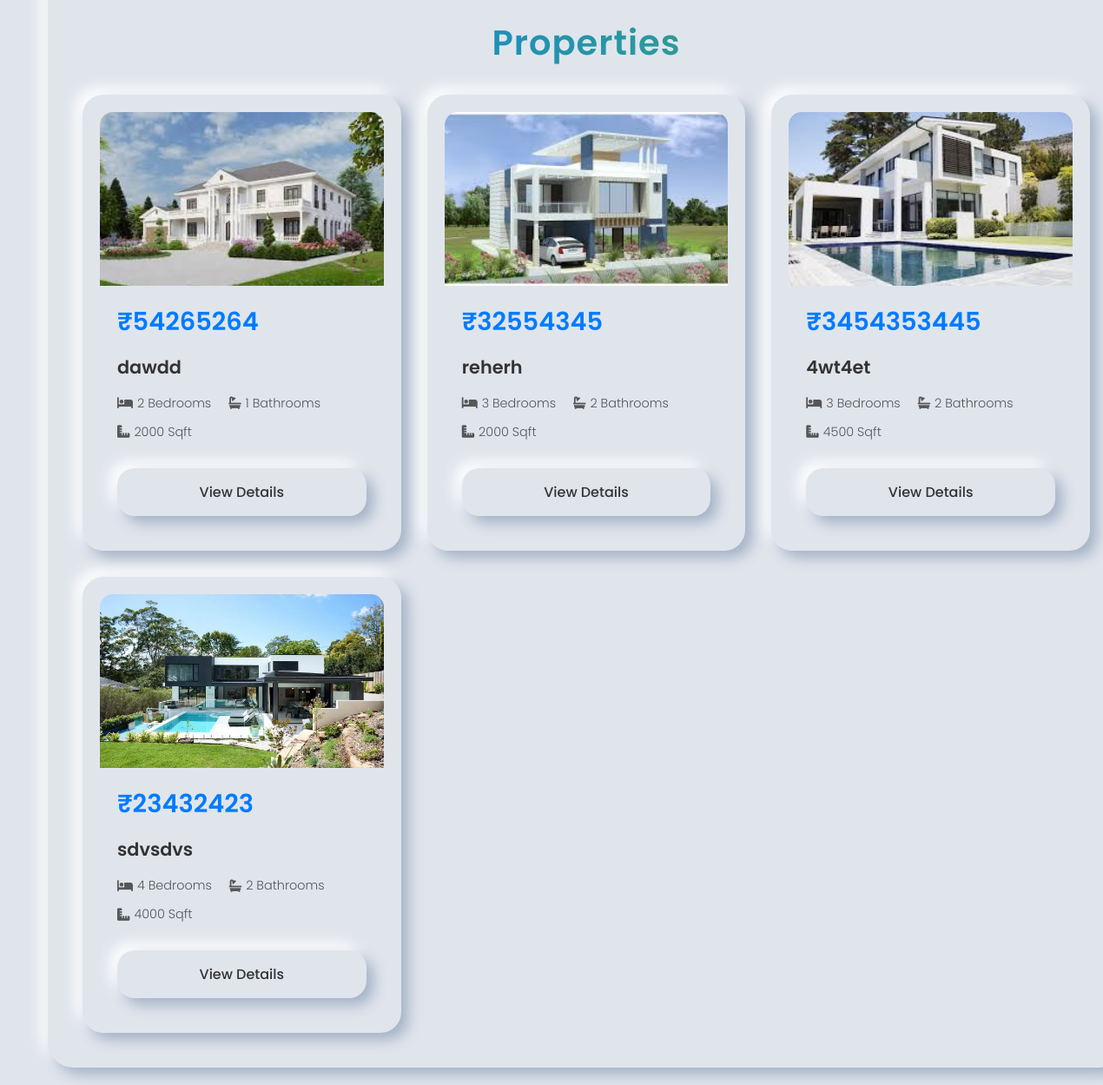
The app's page /dashboard (signed in, lower part), older data.
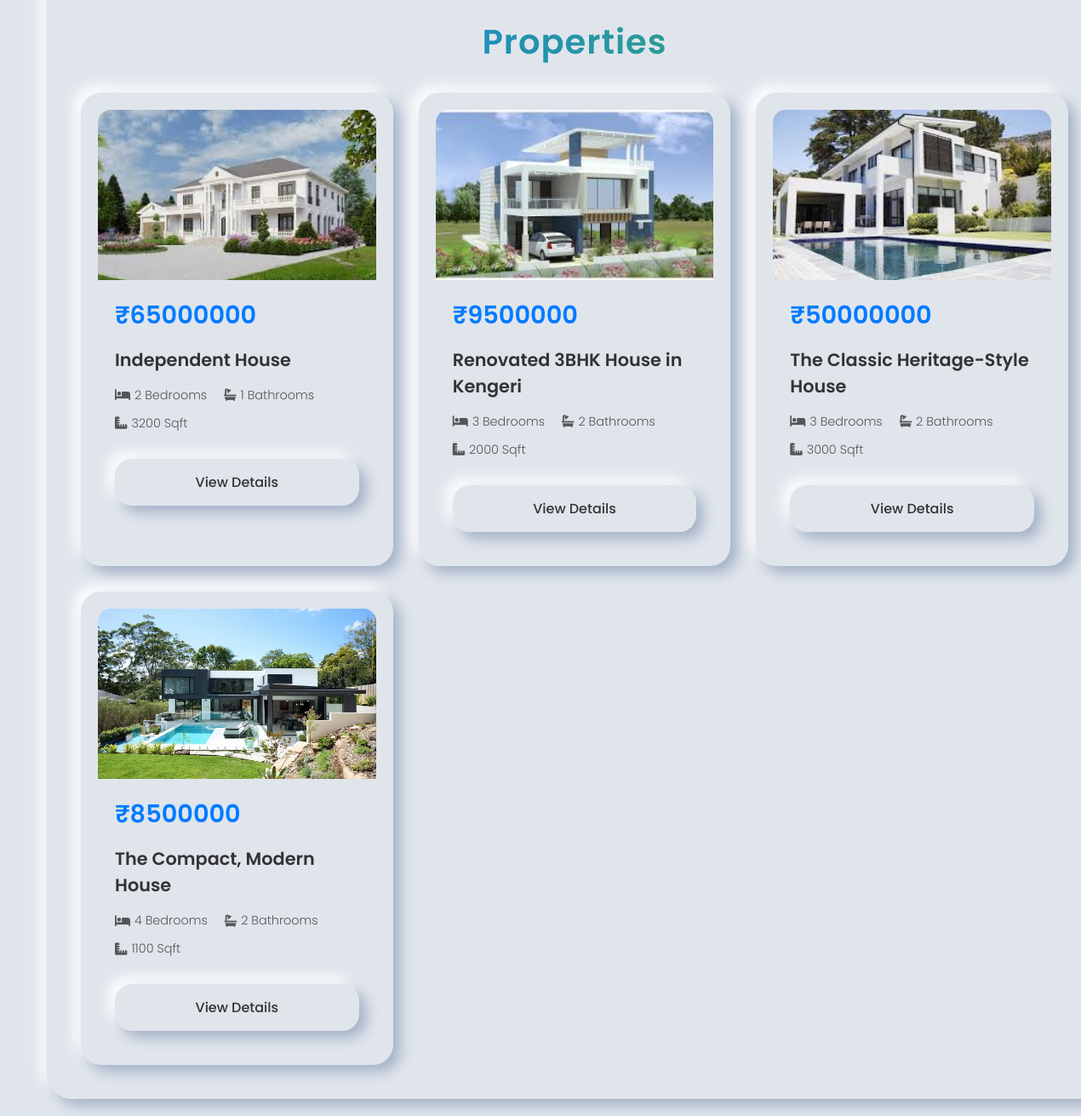
The same page, newer data.
### web/models.py (models this page shows)
class property_table(models.Model):
    USER = models.ForeignKey(user_table, on_delete=models.CASCADE)
    property_name = models.CharField(max_length=100)
    street = models.CharField(max_length=100)
    image1 = models.ImageField(upload_to='property_images/', default='default_property.jpg')
    image2 = models.ImageField(upload_to='property_images/', default='default_property.jpg')
    image3 = models.ImageField(upload_to='property_images/', default='default_property.jpg')
    image4 = models.ImageField(upload_to='property_images/', default='default_property.jpg')
    bed = models.CharField(max_length=100)
    bath = models.CharField(max_length=100)
    area = models.CharField(max_length=100)
    price = models.CharField(max_length=100)
    status = models.CharField(max_length=100)
    description = models.CharField(max_length=500)

### web/views.py (the view)
# urls.py: path('dashboard', views.dashboard, name='dashboard'),
def dashboard(request):
    if not request.session.get('user_id'):
        return redirect('login')
    user_id = request.session.get('user_id')
    ob = property_table.objects.filter(status="accepted").exclude(USER__id=user_id)
    return render(request, 'dashboard.html', {'val': ob})

### templates/dashboard.html (shortened to what this page needs)
{% extends 'base.html' %}
{% load static %}
{% block extra_css %}
<link rel="stylesheet" href="{% static 'css/dashboard.css' %}">
{% endblock %}
{% block content %}
<div class="neumorphic-card" data-aos="fade-up" data-aos-delay="400">
<h2 class="gradient-text">Properties</h2>
<div class="property-grid">
{% for property in val %}
<div class="property-card neumorphic-card-inner" data-aos="zoom-in">
<img src="{{ property.image1.url }}" alt="Property Image" class="card-image">
<div class="card-content">
<div class="price-section">
<span class="main-price">₹{{ property.price }}</span>
</div>
<h3 class="card-title">{{ property.property_name }}</h3>
<div class="quick-stats">
<p><i class="fa-solid fa-bed property-icon"></i> {{ property.bed }} Bedrooms</p>
<p><i class="fa-solid fa-bath property-icon"></i> {{ property.bath }} Bathrooms</p>
<p><i class="fa-solid fa-ruler-combined property-icon"></i> {{ property.area }} Sqft</p>
</div>
<a href="{% url 'property_page' property.id %}" class="neumorphic-button view-details-button">View Details</a>
</div>
</div>
{% empty %}
<p>No properties found.</p>
{% endfor %}
</div>
</div>
{% endblock %}

Row changes from the older to the newer data that the page shows:
changed property_table: price "54265264" → "65000000"; property_name "dawdd" → "Independent House"; area "2000" → "3200"
changed property_table: price "32554345" → "9500000"; property_name "reherh" → "Renovated 3BHK House in Kengeri"
changed property_table: price "3454353445" → "50000000"; property_name "4wt4et" → "The Classic Heritage-Style House"; area "4500" → "3000"
changed property_table: price "23432423" → "8500000"; property_name "sdvsdvs" → "The Compact, Modern House"; area "4000" → "1100"
